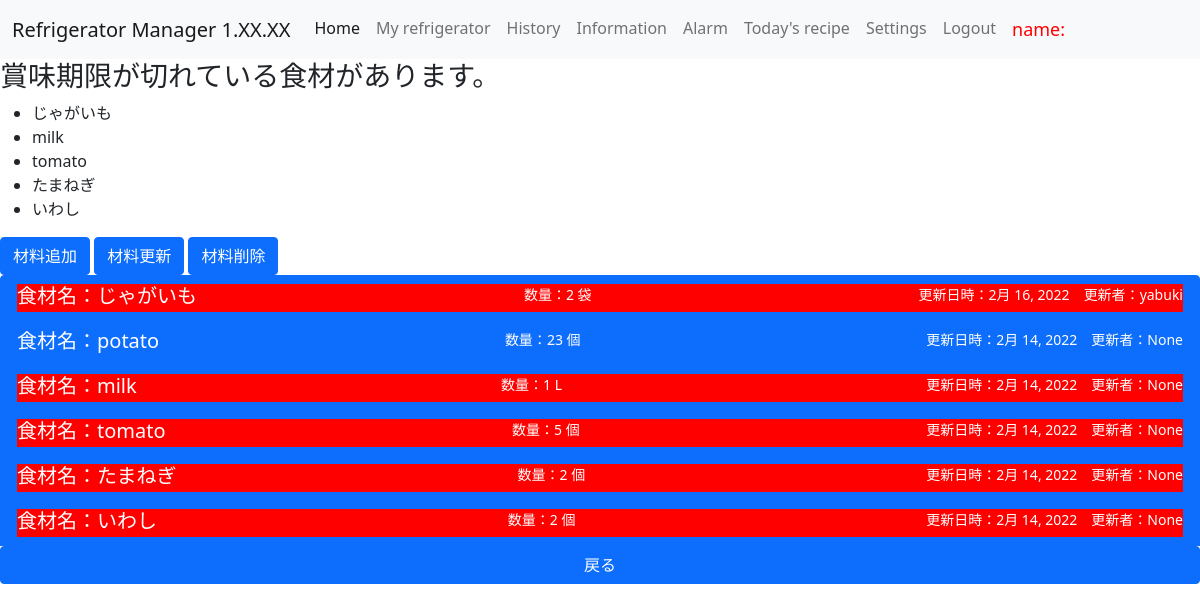
Screenshot of /ingre/ (signed in) with the database file from the repository.
### ref_app/models.py (models this page shows, shortened)
class IngredientsModel(models.Model):
    name = models.CharField(max_length=200)
    user = models.ForeignKey(User, null=True, on_delete=models.PROTECT)
    compartment = models.ManyToManyField(CompartmentModel)
    numbers = models.IntegerField()
    unit = models.CharField(
        max_length = 50,
        choices = UNIT
    )
    date = models.DateField(auto_now_add=True)
    expiration_date = models.DateField()

### ref_app/views.py (the view)
# urls.py: path('ingre/', Ingredients.as_view(), name='ingre'),
class Ingredients(ListView):
    template_name = 'ingredients.html'
    model = IngredientsModel
    def get_queryset(self):
        current_user = self.request.user
        if current_user.is_superuser:
            return IngredientsModel.objects.all().order_by('date').reverse()
        else:
            return IngredientsModel.objects.filter(id=current_user.id)
    def get_context_data(self, **kwargs):
        context = super().get_context_data(**kwargs)
        over_expiration_items = list()
        for ingredient in context['object_list']:
            expiration = ingredient.expiration_date
            today = datetime.date.today()
            difference = expiration - today
            over_expiration = difference < datetime.timedelta(0)
            if over_expiration:
                over_expiration_items.append(ingredient)
                ingredient.is_over_expiration = True
        context['over_expiration_items'] = over_expiration_items
        return context

### templates/ingredients.html (shortened to what this page needs)
{% extends 'base.html' %}
{% block content %}
{% if over_expiration_items|length > 0 %}
  <h3>賞味期限が切れている食材があります。</h3>
  <ul>
    {% for item in over_expiration_items %}
    <li>{{ item.name }}</li>
    {% endfor %}
  </ul>
{% endif %}
<a href="{% url 'create_ingre' %}" class="btn btn-primary">材料追加</a>
<a href="{% url 'update_ingre' %}" class="btn btn-primary">材料更新</a>
<a href="{% url 'delete_ingre' %}" class="btn btn-primary">材料削除</a>
<div class="list-group">
    {% for ing_s in object_list %}
    <a class="list-group-item list-group-item-action active" aria-current="true">
      <div class="d-flex w-100 justify-content-between"
        {% if ing_s.is_over_expiration %}style="background-color: red"{% endif %}>
        <h5 class="mb-1">食材名：{{ ing_s.name }}</h5>
        <small>数量：{{ ing_s.numbers }} {{ ing_s.get_unit_display }}</small>
        <small>更新日時：{{ ing_s.date }}　更新者：{{ ing_s.user }}</small>
      </div>
    </a>
    {% endfor %}
    <a href="{#}" class="btn btn-primary">戻る</a>
</div>
{% endblock content %}

### rows the page displays
IngredientsModel: name "じゃがいも", numbers "2", unit "袋", date "2月 16, 2022", user "yabuki"
IngredientsModel: name "milk", numbers "1", unit "L", date "2月 14, 2022", user "None"
IngredientsModel: name "tomato", numbers "5", unit "個", date "2月 14, 2022", user "None"
IngredientsModel: name "たまねぎ", numbers "2", unit "個", date "2月 14, 2022", user "None"
IngredientsModel: name "いわし", numbers "2", unit "個", date "2月 14, 2022", user "None"
IngredientsModel: name "potato", numbers "23", unit "個", date "2月 14, 2022", user "None"
